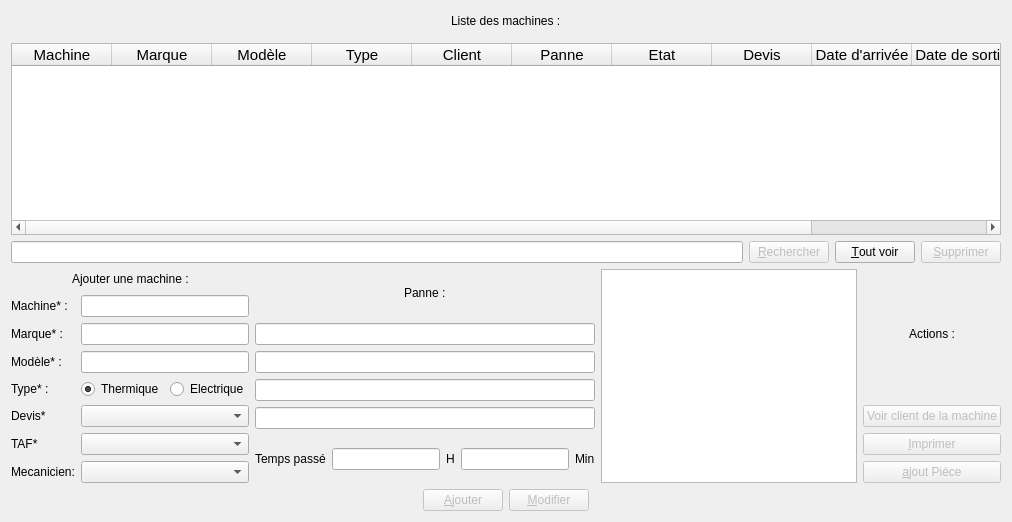
       <widget class="QWidget" name="tabMachine">
        <attribute name="icon">
         <iconset resource="icones.qrc">
          <normaloff>:/images/reparation</normaloff>:/images/reparation</iconset>
        </attribute>
        <attribute name="title">
         <string>Machine</string>
        </attribute>
        <layout class="QVBoxLayout" name="verticalLayout_10">
         <item>
          <layout class="QHBoxLayout" name="horizontalLayout_5">
           <item>
            <spacer name="horizontalSpacer_9">
             <property name="orientation">
              <enum>Qt::Horizontal</enum>
             </property>
             <property name="sizeHint" stdset="0">
              <size>
               <width>40</width>
               <height>20</height>
              </size>
             </property>
            </spacer>
           </item>
           <item>
            <widget class="QLabel" name="label_ListeMachines">
             <property name="text">
              <string>Liste des machines :</string>
             </property>
            </widget>
           </item>
           <item>
            <spacer name="horizontalSpacer_10">
             <property name="orientation">
              <enum>Qt::Horizontal</enum>
             </property>
             <property name="sizeHint" stdset="0">
              <size>
               <width>40</width>
               <height>20</height>
              </size>
             </property>
            </spacer>
           </item>
          </layout>
         </item>
         <item>
          <widget class="Line" name="line_8">
           <property name="orientation">
            <enum>Qt::Vertical</enum>
           </property>
          </widget>
         </item>
         <item>
          <widget class="QTableWidget" name="tableWidgetMachine">
           <property name="sizePolicy">
            <sizepolicy hsizetype="Expanding" vsizetype="Expanding">
             <horstretch>0</horstretch>
             <verstretch>4</verstretch>
            </sizepolicy>
           </property>
           <property name="font">
            <font>
             <pointsize>11</pointsize>
            </font>
           </property>
           <property name="autoFillBackground">
            <bool>true</bool>
           </property>
           <property name="sizeAdjustPolicy">
            <enum>QAbstractScrollArea::AdjustIgnored</enum>
           </property>
           <property name="editTriggers">
            <set>QAbstractItemView::NoEditTriggers</set>
           </property>
           <property name="tabKeyNavigation">
            <bool>false</bool>
           </property>
           <property name="showDropIndicator" stdset="0">
            <bool>false</bool>
           </property>
           <property name="dragDropOverwriteMode">
            <bool>false</bool>
           </property>
           <property name="alternatingRowColors">
            <bool>true</bool>
           </property>
           <property name="selectionMode">
            <enum>QAbstractItemView::SingleSelection</enum>
           </property>
           <property name="selectionBehavior">
            <enum>QAbstractItemView::SelectRows</enum>
           </property>
           <property name="sortingEnabled">
            <bool>true</bool>
           </property>
           <column>
            <property name="text">
             <string>Machine</string>
            </property>
            <property name="icon">
             <iconset resource="icones.qrc">
              <normaloff>:/images/reparation</normaloff>:/images/reparation</iconset>
            </property>
           </column>
           <column>
            <property name="text">
             <string>Marque</string>
            </property>
           </column>
           <column>
            <property name="text">
             <string>Modèle</string>
            </property>
           </column>
           <column>
            <property name="text">
             <string>Type</string>
            </property>
           </column>
           <column>
            <property name="text">
             <string>Client</string>
            </property>
            <property name="icon">
             <iconset resource="icones.qrc">
              <normaloff>:/images/client</normaloff>:/images/client</iconset>
            </property>
           </column>
           <column>
            <property name="text">
             <string>Panne</string>
            </property>
           </column>
           <column>
            <property name="text">
             <string>Etat</string>
            </property>
           </column>
           <column>
            <property name="text">
             <string>Devis</string>
            </property>
           </column>
           <column>
            <property name="text">
             <string>Date d'arrivée</string>
            </property>
           </column>
           <column>
            <property name="text">
             <string>Date de sortie</string>
            </property>
           </column>
           <column>
            <property name="text">
             <string>Technicien</string>
            </property>
            <property name="icon">
             <iconset resource="icones.qrc">
              <normaloff>:/images/mecano</normaloff>:/images/mecano</iconset>
            </property>
           </column>
          </widget>
         </item>
         <item>
          <layout class="QHBoxLayout" name="horizontalLayout_15">
           <item>
            <widget class="QLineEdit" name="lineEditRechercheMachine"/>
           </item>
           <item>
            <widget class="QPushButton" name="pushButtonRechercherMachine">
             <property name="enabled">
              <bool>false</bool>
             </property>
             <property name="text">
              <string>&amp;Rechercher</string>
             </property>
             <property name="icon">
              <iconset resource="icones.qrc">
               <normaloff>:/images/rechercher</normaloff>:/images/rechercher</iconset>
             </property>
            </widget>
           </item>
           <item>
            <widget class="QPushButton" name="pushButtonAnnulerRechercheMachine">
             <property name="text">
              <string>&amp;Tout voir</string>
             </property>
             <property name="icon">
              <iconset resource="icones.qrc">
               <normaloff>:/images/seeAll</normaloff>:/images/seeAll</iconset>
             </property>
            </widget>
           </item>
           <item>
            <widget class="QPushButton" name="pushButtonSupprMachine">
             <property name="enabled">
              <bool>false</bool>
             </property>
             <property name="text">
              <string>&amp;Supprimer</string>
             </property>
             <property name="icon">
              <iconset resource="icones.qrc">
               <normaloff>:/images/supprimer</normaloff>:/images/supprimer</iconset>
             </property>
            </widget>
           </item>
          </layout>
         </item>
         <item>
          <layout class="QHBoxLayout" name="horizontalLayout_22">
           <item>
            <layout class="QVBoxLayout" name="verticalLayout_7">
             <item>
              <layout class="QHBoxLayout" name="horizontalLayout_17">
               <item>
                <spacer name="horizontalSpacer_21">
                 <property name="orientation">
                  <enum>Qt::Horizontal</enum>
                 </property>
                 <property name="sizeHint" stdset="0">
                  <size>
                   <width>40</width>
                   <height>20</height>
                  </size>
                 </property>
                </spacer>
               </item>
               <item>
                <widget class="QLabel" name="labelAjouterClient_2">
                 <property name="text">
                  <string>Ajouter une machine :</string>
                 </property>
                </widget>
               </item>
               <item>
                <spacer name="horizontalSpacer_22">
                 <property name="orientation">
                  <enum>Qt::Horizontal</enum>
                 </property>
                 <property name="sizeHint" stdset="0">
                  <size>
                   <width>40</width>
                   <height>20</height>
                  </size>
                 </property>
                </spacer>
               </item>
              </layout>
             </item>
             <item>
              <layout class="QFormLayout" name="formLayout_3">
               <item row="0" column="0">
                <widget class="QLabel" name="label_4">
                 <property name="text">
                  <string>Machine* :</string>
                 </property>
                </widget>
               </item>
               <item row="0" column="1">
                <widget class="QLineEdit" name="lineEditNomMachine"/>
               </item>
               <item row="1" column="0">
                <widget class="QLabel" name="label_7">
                 <property name="text">
                  <string>Marque* :</string>
                 </property>
                </widget>
               </item>
               <item row="1" column="1">
                <widget class="QLineEdit" name="lineEditMarque"/>
               </item>
               <item row="2" column="0">
                <widget class="QLabel" name="label_5">
                 <property name="text">
                  <string>Modèle* :</string>
                 </property>
                </widget>
               </item>
               <item row="2" column="1">
                <widget class="QLineEdit" name="lineEditReference"/>
               </item>
               <item row="3" column="0">
                <widget class="QLabel" name="label_6">
                 <property name="text">
                  <string>Type* :</string>
                 </property>
                </widget>
               </item>
               <item row="3" column="1">
                <layout class="QHBoxLayout" name="horizontalLayout_16">
                 <item>
                  <widget class="QRadioButton" name="radioButtonThermique">
                   <property name="text">
                    <string>Thermique</string>
                   </property>
                   <property name="checked">
                    <bool>true</bool>
                   </property>
                  </widget>
                 </item>
                 <item>
                  <widget class="QRadioButton" name="radioButtonElectrique">
                   <property name="text">
                    <string>Electrique</string>
                   </property>
                  </widget>
                 </item>
                </layout>
               </item>
               <item row="4" column="0">
                <widget class="QLabel" name="label_24">
                 <property name="text">
                  <string>Devis*</string>
                 </property>
                </widget>
               </item>
               <item row="4" column="1">
                <widget class="QComboBox" name="comboBoxDevis"/>
               </item>
               <item row="6" column="0">
                <widget class="QLabel" name="label_25">
                 <property name="text">
                  <string>TAF*</string>
                 </property>
                </widget>
               </item>
               <item row="6" column="1">
                <widget class="QComboBox" name="comboBoxTaf"/>
               </item>
               <item row="7" column="0">
                <widget class="QLabel" name="label_26">
                 <property name="text">
                  <string>Mecanicien:</string>
                 </property>
                </widget>
               </item>
               <item row="7" column="1">
                <widget class="QComboBox" name="comboBoxMecano"/>
               </item>
              </layout>
             </item>
            </layout>
           </item>
           <item>
            <layout class="QVBoxLayout" name="verticalLayout_8">
             <item>
              <layout class="QHBoxLayout" name="horizontalLayout_18">
               <item>
                <spacer name="horizontalSpacer_23">
                 <property name="orientation">
                  <enum>Qt::Horizontal</enum>
                 </property>
                 <property name="sizeHint" stdset="0">
                  <size>
                   <width>40</width>
                   <height>20</height>
                  </size>
                 </property>
                </spacer>
               </item>
               <item>
                <widget class="QLabel" name="label_8">
                 <property name="text">
                  <string>Panne :</string>
                 </property>
                </widget>
               </item>
               <item>
                <spacer name="horizontalSpacer_24">
                 <property name="orientation">
                  <enum>Qt::Horizontal</enum>
                 </property>
                 <property name="sizeHint" stdset="0">
                  <size>
                   <width>40</width>
                   <height>20</height>
                  </size>
                 </property>
                </spacer>
               </item>
              </layout>
             </item>
             <item>
              <widget class="QLineEdit" name="lineEditPanne1"/>
             </item>
             <item>
              <widget class="QLineEdit" name="lineEditPanne2"/>
             </item>
             <item>
              <widget class="QLineEdit" name="lineEditPanne3"/>
             </item>
             <item>
              <widget class="QLineEdit" name="lineEditPanne4"/>
             </item>
             <item>
              <layout class="QHBoxLayout" name="horizontalLayout_21">
               <item>
                <widget class="QLabel" name="label">
                 <property name="text">
                  <string>Temps passé</string>
                 </property>
                </widget>
               </item>
               <item>
                <widget class="QLineEdit" name="lineEditHPasse">
                 <property name="inputMask">
                  <string>00</string>
                 </property>
                </widget>
               </item>
               <item>
                <widget class="QLabel" name="label_2">
                 <property name="text">
                  <string>H</string>
                 </property>
                </widget>
               </item>
               <item>
                <widget class="QLineEdit" name="lineEditMinPasse">
                 <property name="inputMask">
                  <string>00</string>
                 </property>
                </widget>
               </item>
               <item>
                <widget class="QLabel" name="label_27">
                 <property name="text">
                  <string>Min</string>
                 </property>
                </widget>
               </item>
              </layout>
             </item>
            </layout>
           </item>
           <item>
            <widget class="QListWidget" name="listWidgetResultatRecherche"/>
           </item>
           <item>
            <layout class="QVBoxLayout" name="verticalLayout_9">
             <item>
              <layout class="QHBoxLayout" name="horizontalLayout_20">
               <item>
                <spacer name="horizontalSpacer_27">
                 <property name="orientation">
                  <enum>Qt::Horizontal</enum>
                 </property>
                 <property name="sizeHint" stdset="0">
                  <size>
                   <width>40</width>
                   <height>20</height>
                  </size>
                 </property>
                </spacer>
               </item>
               <item>
                <widget class="QLabel" name="label_3">
                 <property name="text">
                  <string>Actions :</string>
                 </property>
                </widget>
               </item>
               <item>
                <spacer name="horizontalSpacer_28">
                 <property name="orientation">
                  <enum>Qt::Horizontal</enum>
                 </property>
                 <property name="sizeHint" stdset="0">
                  <size>
                   <width>40</width>
                   <height>20</height>
                  </size>
                 </property>
                </spacer>
               </item>
              </layout>
             </item>
             <item>
              <widget class="QPushButton" name="pushButtonVoirClient">
               <property name="enabled">
                <bool>false</bool>
               </property>
               <property name="text">
                <string>Voir client de la machine</string>
               </property>
               <property name="icon">
                <iconset resource="icones.qrc">
                 <normaloff>:/images/client</normaloff>:/images/client</iconset>
               </property>
              </widget>
             </item>
             <item>
              <widget class="QPushButton" name="pushButtonImprimerMachine">
               <property name="enabled">
                <bool>false</bool>
               </property>
               <property name="text">
                <string>&amp;Imprimer</string>
               </property>
               <property name="icon">
                <iconset resource="icones.qrc">
                 <normaloff>:/images/images/printer.png</normaloff>:/images/images/printer.png</iconset>
               </property>
              </widget>
             </item>
             <item>
              <widget class="QPushButton" name="pushButtonAjouterPiece">
               <property name="enabled">
                <bool>false</bool>
               </property>
               <property name="text">
                <string>&amp;ajout Pièce</string>
               </property>
              </widget>
             </item>
            </layout>
           </item>
          </layout>
         </item>
         <item>
          <layout class="QHBoxLayout" name="horizontalLayout_19">
           <item>
            <spacer name="horizontalSpacer_25">
             <property name="orientation">
              <enum>Qt::Horizontal</enum>
             </property>
             <property name="sizeHint" stdset="0">
              <size>
               <width>40</width>
               <height>20</height>
              </size>
             </property>
            </spacer>
           </item>
           <item>
            <widget class="QPushButton" name="pushButtonAjouterMachine">
             <property name="enabled">
              <bool>false</bool>
             </property>
             <property name="text">
              <string>&amp;Ajouter</string>
             </property>
             <property name="icon">
              <iconset resource="icones.qrc">
               <normaloff>:/images/add</normaloff>:/images/add</iconset>
             </property>
            </widget>
           </item>
           <item>
            <widget class="QPushButton" name="pushButtonModifierMachine">
             <property name="enabled">
              <bool>false</bool>
             </property>
             <property name="text">
              <string>&amp;Modifier</string>
             </property>
            </widget>
           </item>
           <item>
            <spacer name="horizontalSpacer_26">
             <property name="orientation">
              <enum>Qt::Horizontal</enum>
             </property>
             <property name="sizeHint" stdset="0">
              <size>
               <width>40</width>
               <height>20</height>
              </size>
             </property>
            </spacer>
           </item>
          </layout>
         </item>
        </layout>
       </widget>
